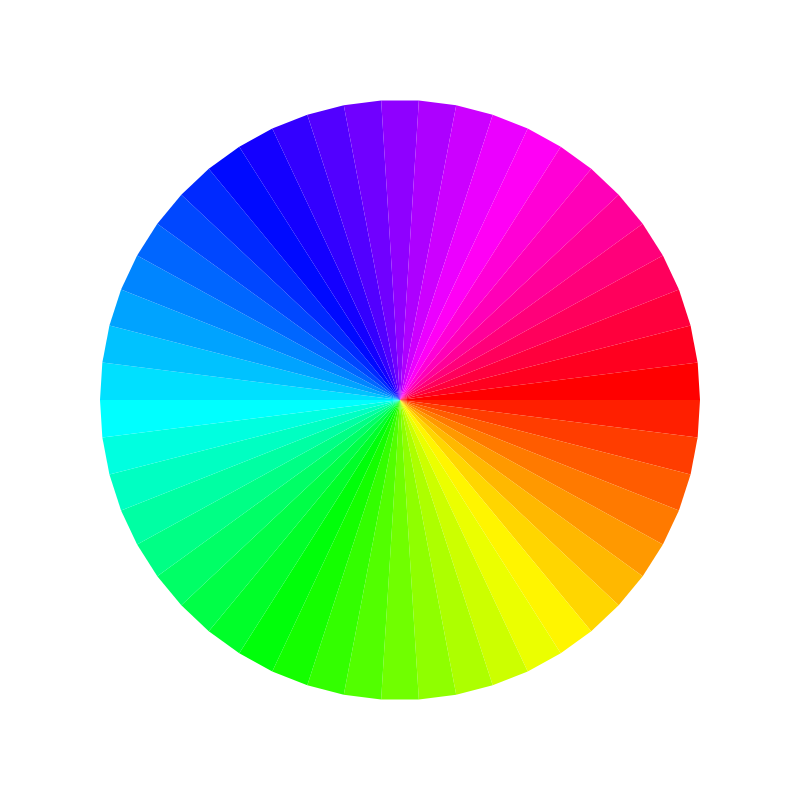
Frame 1 (no input)
Frame 60 (no input): identical to frame 1, image omitted
Frame 120 (the mouse pressed at the canvas centre since frame 60): identical to frame 1, image omitted

The p5.js sketch that drew this single still picture (run headless with seeded random() and noise() and a simulated clock; from frame 60 on, the mouse is pressed at the canvas centre):

// p5.js sketch
// ── sketch.js
const NUM_SLICES = 50;
const RADIUS = 300;

let divisionSlider;

function setup(){
  createCanvas(800,800)
  colorMode(HSB,1);
  noStroke()

  divisionSlider = createSlider(3,100,50,1);
  divisionSlider.position(width/2-150, height + 10);
  divisionSlider.style("width","300px")
}

 function draw(){
  background(0,0,1);
  const slices = divisionSlider.value()

  const inc_angle = TWO_PI /slices;
  const inc_hue = 1/slices;

  const cx = width/2;
  const cy = height/2;

  beginShape(TRIANGLE_FAN);
  vertex(cx, cy)
  for (let i = 0; i <= slices; i ++){
    fill(i*inc_hue,1,1);
    vertex (cx + RADIUS * cos(i*inc_angle), cy + RADIUS * sin(i*inc_angle));
  }
  endShape()
 }

 function getPoint(angle){
  return [(width/2)+RADIUS*Math.sin(angle), (height/2)+RADIUS*Math.cos(angle)]
}
